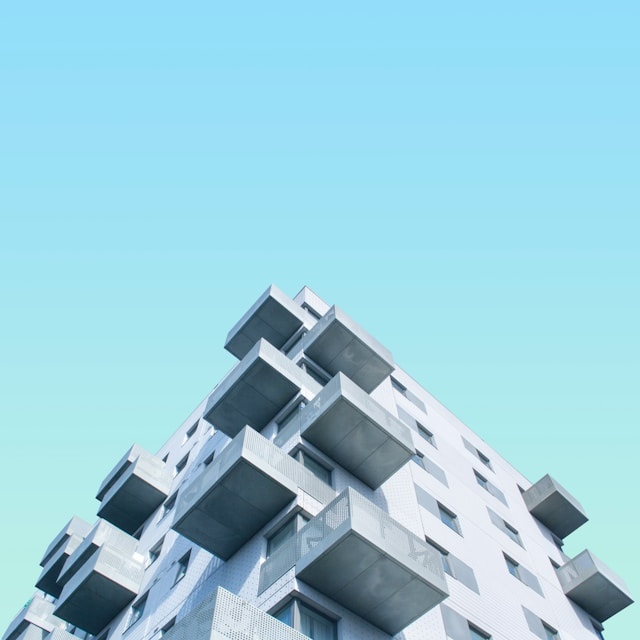
#> input picture images/img6.1.jpg, 640 x 640 px
$ python harris.py
#> lines starting #> are read from the running program, lines starting #| are printed output that depends on the picture; after the words box and inside, x2 and y2 are one past the last pixel; in counts of white or black regions, pixels touching at a corner belong together
import cv2
import numpy as np
import matplotlib.pyplot as plt

def main():
    img = cv2.imread("../images/img6.1.jpg")
#> img is the input picture: shape (640, 640, 3); mean B, G, R 220.8, 206, 154.8

    img_rgb = cv2.cvtColor(img, cv2.COLOR_BGR2RGB)

    gray = cv2.cvtColor(img, cv2.COLOR_BGR2GRAY)
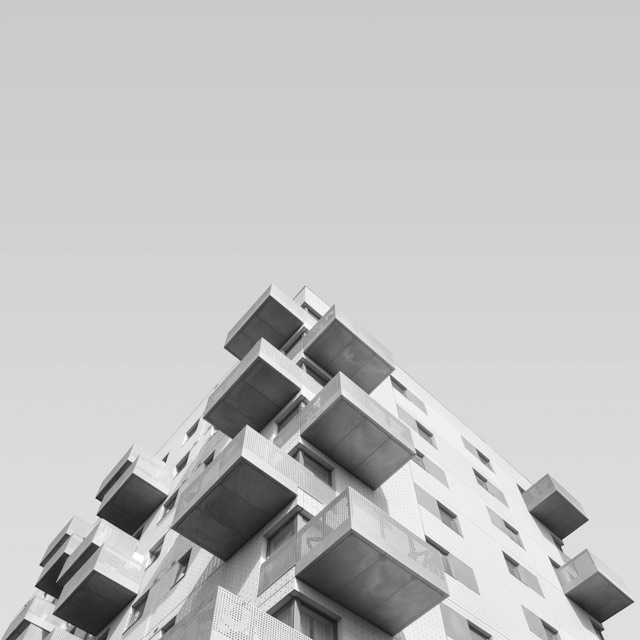
#> gray: shape (640, 640); min 19, max 255, mean 192.4
    gray = np.float32(gray)

    dest = cv2.cornerHarris(gray, 2, 3, 0.06)
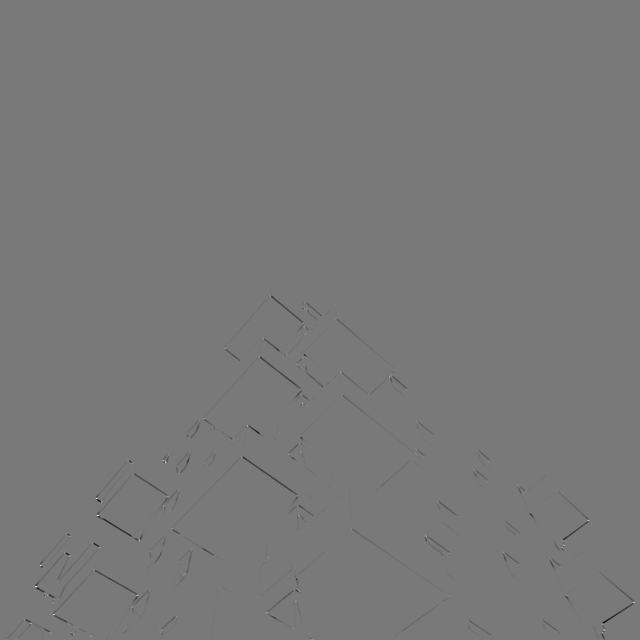
#> dest: shape (640, 640) float32; min -45122616, max 49568248, mean -100574; drawn with min black and max white

    img[dest > 0.02 * dest.max()] = [0, 0, 255]
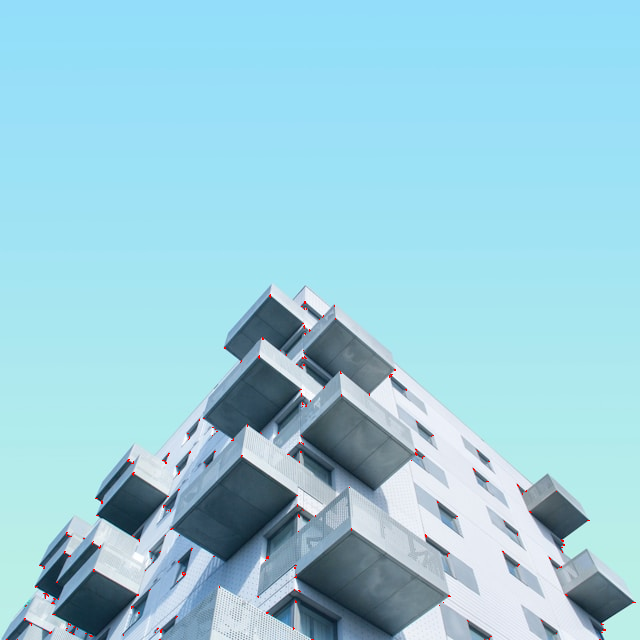
#> img: shape (640, 640, 3); 0.16% of pixels changed, all inside (x1, y1, x2, y2) = (6, 294, 636, 640)

    result = cv2.cvtColor(img, cv2.COLOR_BGR2RGB)

    plt.figure(figsize=(38, 21))
    plt.subplot(121), plt.imshow(img_rgb)
    plt.axis('off')
    plt.subplot(122), plt.imshow(result)
    plt.axis('off')
    plt.show()
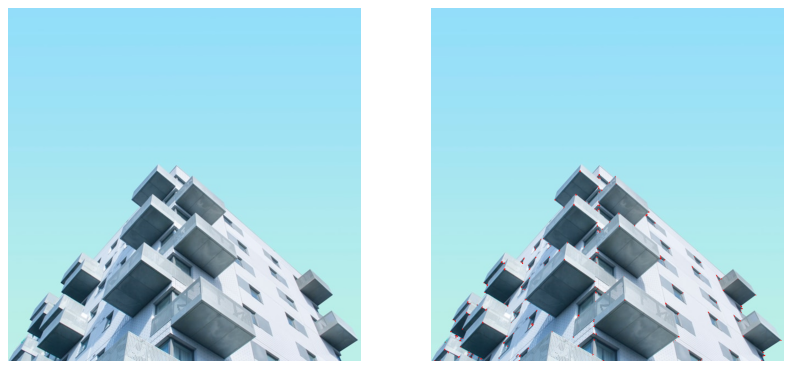
#> figure drawn by matplotlib, 2 panels

if __name__ == "__main__":
    main()

$ run again, with images/img4.1.jpg copied over images/img6.1.jpg
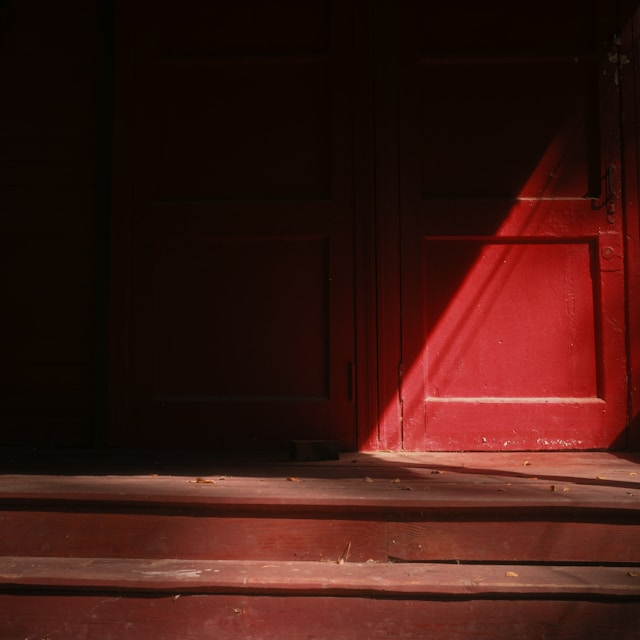
#> input picture images/img4.1.jpg, 640 x 640 px
#> in main, img is the input picture: shape (640, 640, 3); mean B, G, R 17.8, 24, 61.4
#> in main, `dest = cv2.cornerHarris(gray, 2, 3, 0.06)`:
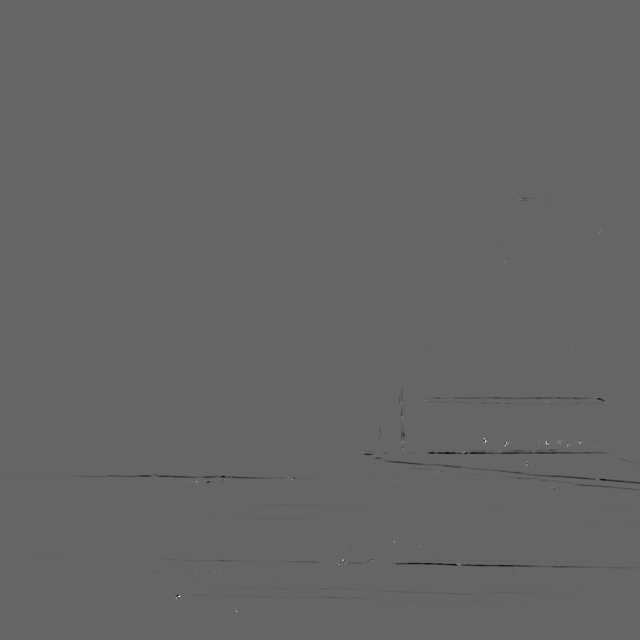
#> dest: shape (640, 640) float32; min -6444026, max 9666936, mean -13098.7; drawn with min black and max white
#> img: shape (640, 640, 3); 0.1% of pixels changed, all inside (x1, y1, x2, y2) = (25, 198, 632, 640)
#> in main, `plt.show()`:
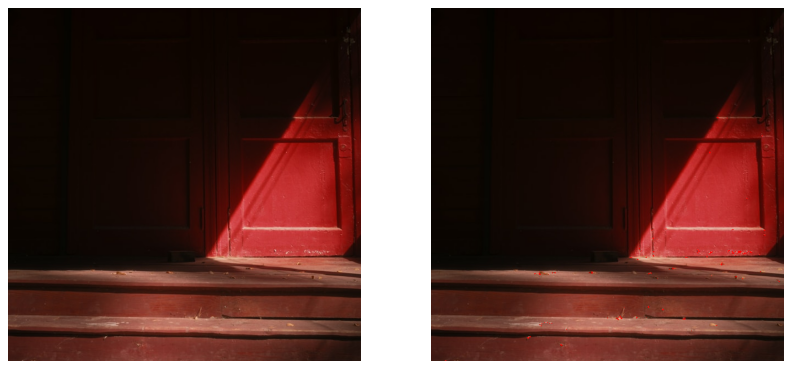
#> figure drawn by matplotlib, 2 panels

$ run again, with images/img4.2.jpg copied over images/img6.1.jpg
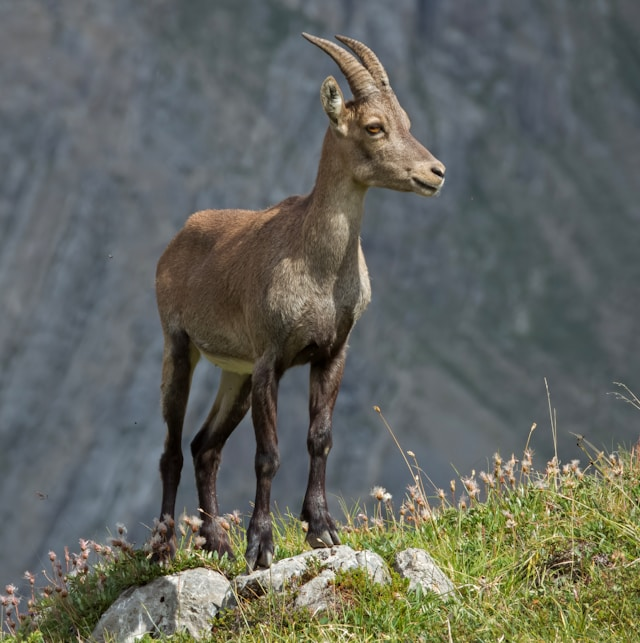
#> input picture images/img4.2.jpg, 640 x 643 px
#> in main, img is the input picture: shape (643, 640, 3); mean B, G, R 95.4, 102.7, 99.8
#> in main, `img[dest > 0.02 * dest.max()] = [0, 0, 255]`:
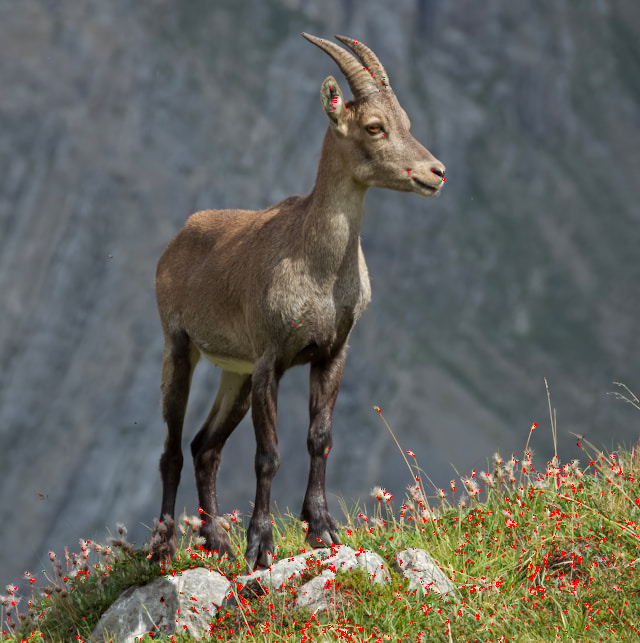
#> img: shape (643, 640, 3); 1.2% of pixels changed, all inside (x1, y1, x2, y2) = (3, 33, 640, 643)
#> in main, `plt.show()`:
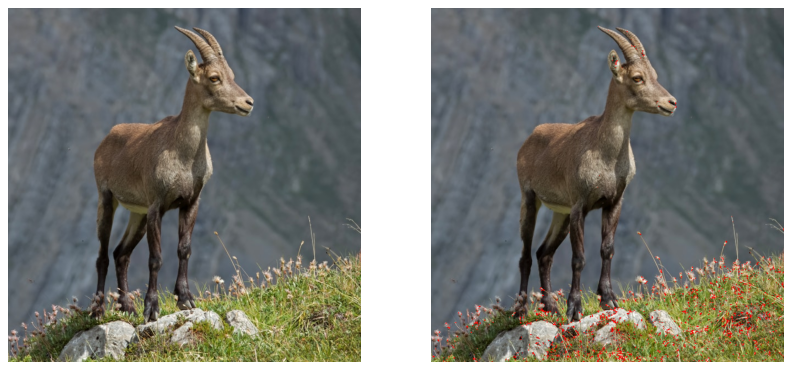
#> figure drawn by matplotlib, 2 panels

$ run again, with images/img5.1.jpg copied over images/img6.1.jpg
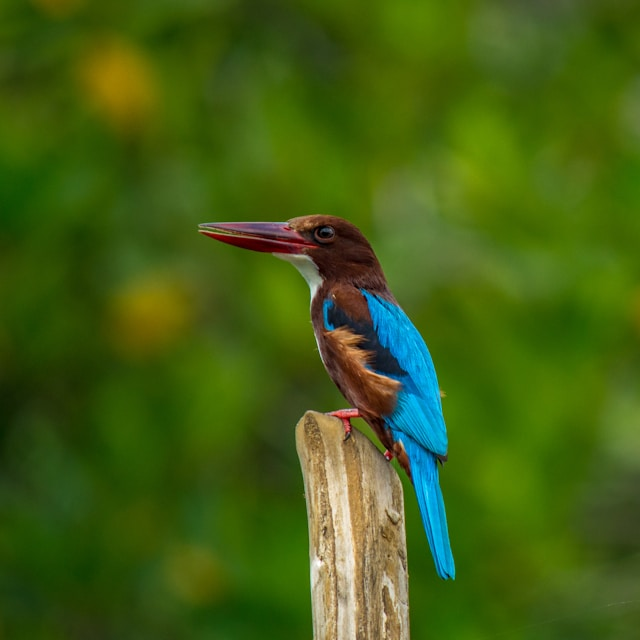
#> input picture images/img5.1.jpg, 640 x 640 px
#> in main, img is the input picture: shape (640, 640, 3); mean B, G, R 20.1, 95, 66.7
#> in main, `dest = cv2.cornerHarris(gray, 2, 3, 0.06)`:
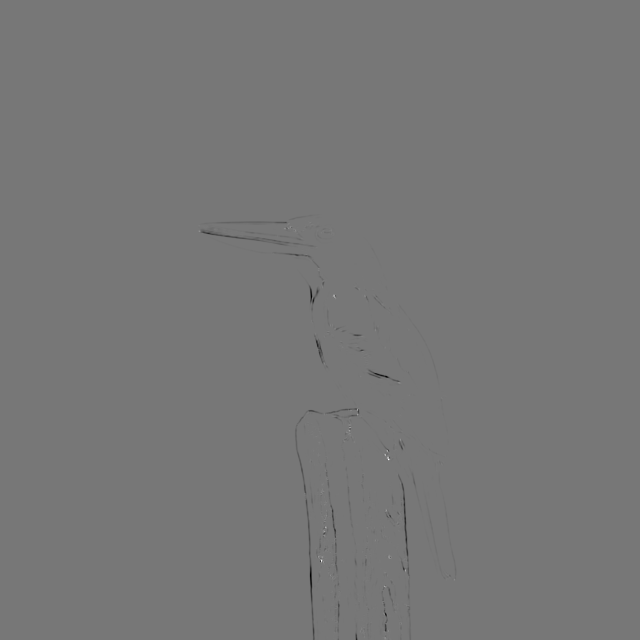
#> dest: shape (640, 640) float32; min -10353427, max 11746432, mean -15362.1; drawn with min black and max white
#> img: shape (640, 640, 3); 0.14% of pixels changed, all inside (x1, y1, x2, y2) = (198, 222, 455, 640)
#> in main, `plt.show()`:
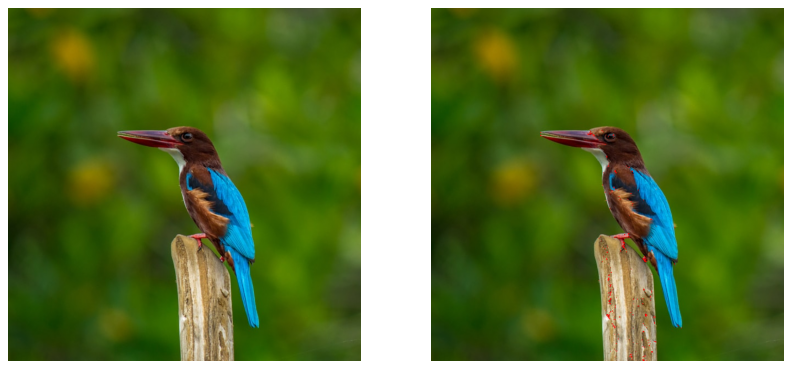
#> figure drawn by matplotlib, 2 panels
